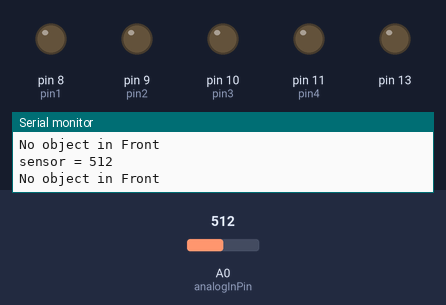
Bench run of a sketch on a simulated Arduino Uno, built with avr-gcc and run on an emulated ATmega328P. Parts: output pins drawn as LEDs (lit = HIGH), the last lines printed to the serial monitor. The test bench sets the inputs (shaded band); at power-on: A0 (analogInPin) = 512.

Above: at 1.3 s.
1.4 s: A0 (analogInPin) set to 107
2.9 s: A0 (analogInPin) set to 92
At 4.2 s:
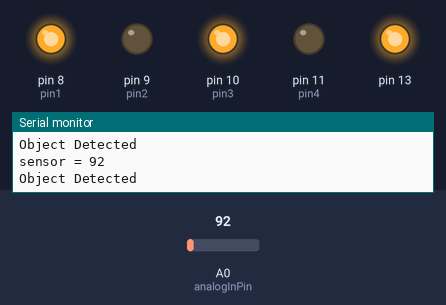
4.5 s: A0 (analogInPin) set to 110
At 5.5 s:
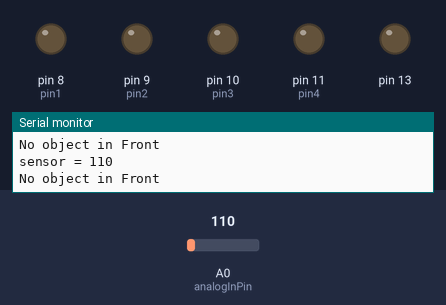
6.0 s: A0 (analogInPin) set to 90
At 6.7 s:
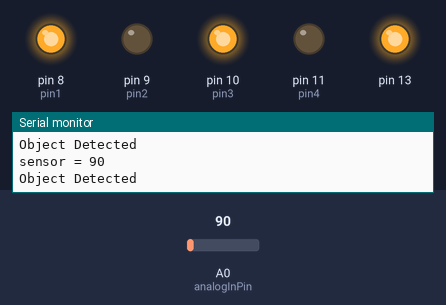
Timing chart, 0 to 8.5 s (numbered marks = the images above; inputs shaded):
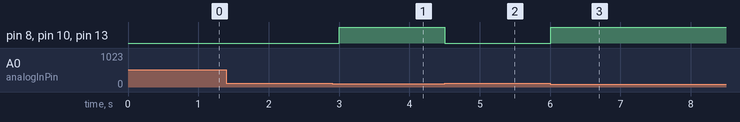

The sketch:

IR_sensor_3.ino
```cpp
const int analogInPin = A0;
int sensorValue = 0;
#define pin1 8
#define pin2 9
#define pin3 10
#define pin4 11
#define led 13


void setup() {
  Serial.begin(9600);
  pinMode(13, OUTPUT);
  pinMode(pin1, OUTPUT);
  pinMode(pin2, OUTPUT);
  pinMode(pin3, OUTPUT);
  pinMode(pin4, OUTPUT);
}

void loop() {
  sensorValue = analogRead(analogInPin);
  Serial.print("\nsensor = ");
  Serial.print(sensorValue);
  if(sensorValue < 100){
    digitalWrite(13, HIGH);
    Serial.print("\nObject Detected");
    digitalWrite(pin1,HIGH);
    digitalWrite(pin2,LOW);
    digitalWrite(pin3,HIGH);
    digitalWrite(pin4,LOW);

    }
  else{
    digitalWrite(13, LOW);
    Serial.print("\nNo object in Front");
    digitalWrite(pin1,LOW);
    digitalWrite(pin2,LOW);
    digitalWrite(pin3,LOW);
    digitalWrite(pin4,LOW);

    }
  delay(500);
}
```

Measured:
- the behaviour switches between 100 and 99 on A0 (analogInPin) (found by bisection; images 0 and 1)
- after the input at 2.9 s, pin 8 (pin1), pin 10 (pin3), pin 13: LOW → HIGH after 0.10 s
- after the input at 4.5 s, pin 8 (pin1), pin 10 (pin3), pin 13: HIGH → LOW at once
- after the input at 6.0 s, pin 8 (pin1), pin 10 (pin3), pin 13: LOW → HIGH at once
